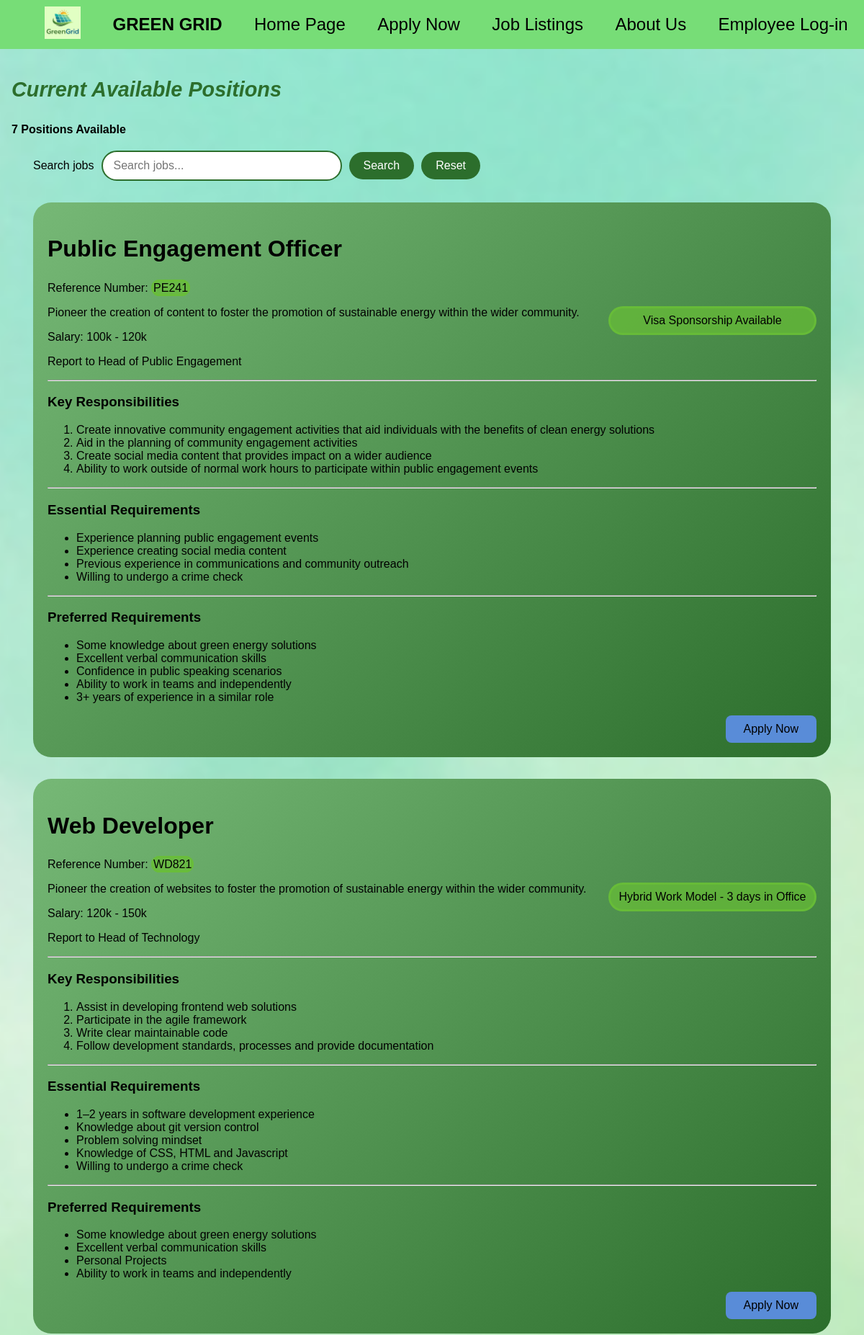
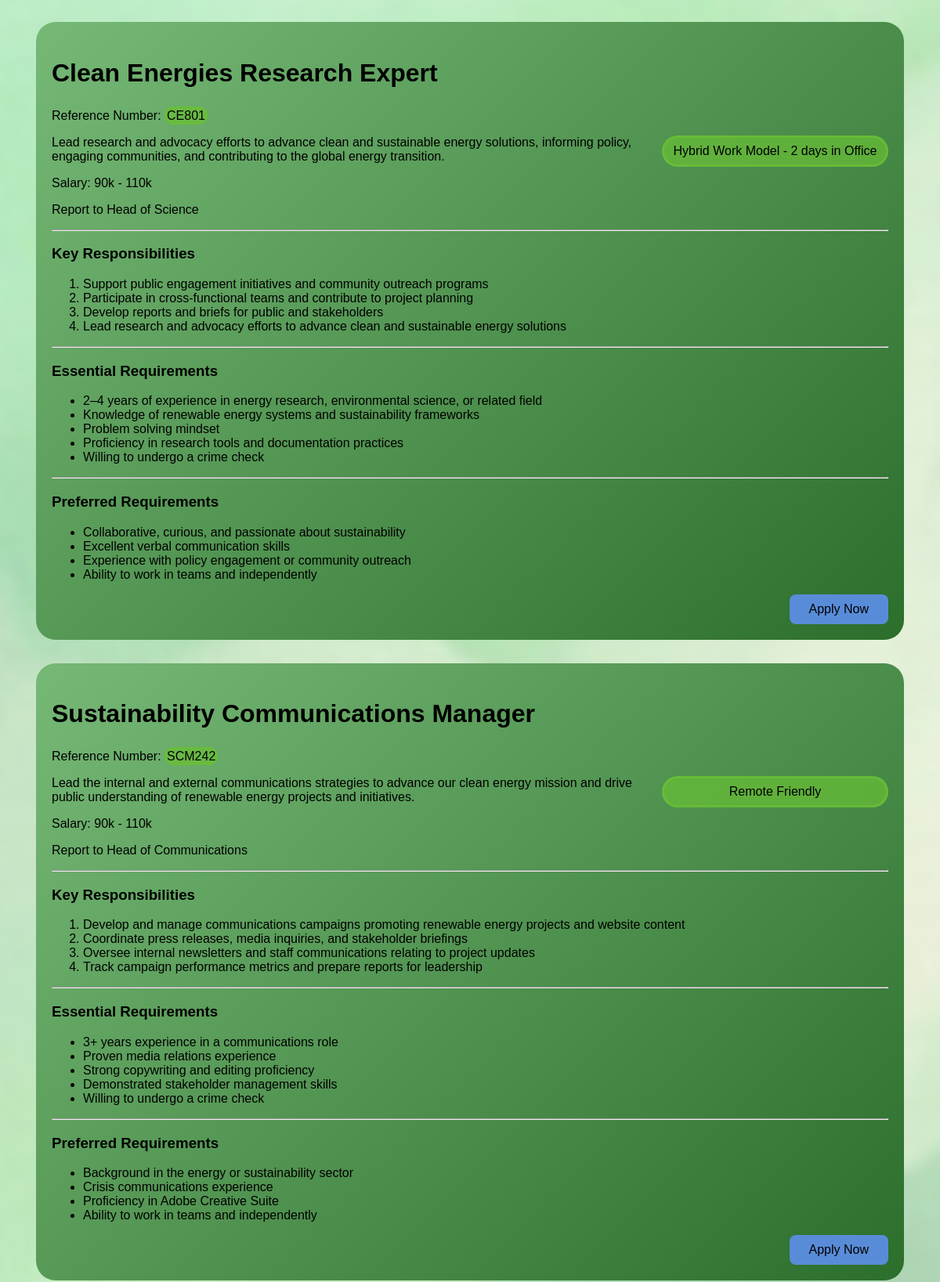
/jobs.php (upper part), run on the app's committed database (2 pictures, top to bottom).
### tables this page shows
CREATE TABLE `jobs` (
  `id` int(11) NOT NULL,
  `title` varchar(255) NOT NULL,
  `reference_num` varchar(50) NOT NULL,
  `badge` varchar(255) DEFAULT NULL,
  `description` text DEFAULT NULL,
  `salary` varchar(100) DEFAULT NULL,
  `reports_to` varchar(255) DEFAULT NULL,
  `responsibilities` text DEFAULT NULL,
  `essential_requirements` text DEFAULT NULL,
  `preferred_requirements` text DEFAULT NULL
);

### jobs.php (the view, shortened to what this page needs)
<?php
require_once "settings.php";
$conn = @mysqli_connect($host, $user, $pwd, $sql_db);
if(!empty($_GET['search'])) {
    $search = "%" . $_GET['search'] . "%";
    $stmt = mysqli_prepare($conn, "SELECT * FROM jobs WHERE title LIKE ? OR reference_num LIKE ?");
    mysqli_stmt_bind_param($stmt, "ss", $search, $search);
    mysqli_stmt_execute($stmt);
    $result = mysqli_stmt_get_result($stmt);
} else {
    $result = mysqli_query($conn, "SELECT * FROM jobs");
}
$job_count = mysqli_num_rows($result);
?>
<?php include 'header.inc'; ?>
<main>
  <h2 style="font-size: 1.8rem; color: #2c6e2c; font-style: italic; padding-bottom: 6px;">Current Available Positions</h2>
  <div class="job_count">
    <strong><?php echo $job_count; ?> Position<?php echo $job_count !== 1 ? 's' : ''; ?> Available</strong>
  </div>
  <form method="GET" action="jobs.php" class="search_bar">
    <label for="search" > Search jobs</label>
    <input type="text" id="search" name="search" placeholder="Search jobs..." list="search-suggestions">
    <button type="submit">Search</button>
    <a href="jobs.php"><button type="button">Reset</button></a>
  </form>
  <?php if (mysqli_num_rows($result) === 0): ?>
    <p>No jobs found matching your search.</p>
  <?php else: ?>
  <?php while ($row = mysqli_fetch_assoc($result)) { ?>
    <article class="jobs_article">
      <h2><?php echo htmlspecialchars($row['title']); ?></h2>
      <p>Reference Number: <span class="RefNum"><?php echo htmlspecialchars($row['reference_num']); ?></span></p>
      <span class="badge"><?php echo htmlspecialchars($row['badge']); ?></span>
      <p><?php echo htmlspecialchars($row['description']); ?></p>
      <p>Salary: <?php echo htmlspecialchars($row['salary']); ?></p>
      <p>Report to <?php echo htmlspecialchars($row['reports_to']); ?></p>
      <hr>
      <section>
        <h3>Key Responsibilities</h3>
        <ol>
          <?php foreach (explode('|', $row['responsibilities']) as $item) { ?>
            <li><?php echo htmlspecialchars($item); ?></li>
          <?php } ?>
        </ol>
      </section>
      <hr>
      <section>
        <h3>Essential Requirements</h3>
        <ul>
          <?php foreach (explode('|', $row['essential_requirements']) as $item) { ?>
            <li><?php echo htmlspecialchars($item); ?></li>
          <?php } ?>
        </ul>
      </section>
      <hr>
      <section>
        <h3>Preferred Requirements</h3>
        <ul>
          <?php foreach (explode('|', $row['preferred_requirements']) as $item) { ?>
            <li><?php echo htmlspecialchars($item); ?></li>
          <?php } ?>
        </ul>
      </section>
      <a href="apply.php" class="apply_button">Apply Now</a>
    </article>
  <?php } ?>
  <?php endif; ?>
</main>
<?php include 'footer.inc'; ?>

### styles/style.css (style rules this page uses)
* { font-family: Arial, Helvetica, sans-serif; }
body { background-image: url('images/background_graphic.jpg'); background-position: center; background-size: cover; background-repeat: no-repeat; background-attachment: fixed; margin: 0px; padding: 0px; }
main { margin: 8px; padding: 8px; }
main, footer { animation: moveDown 1s ease, fadeIn 0.8s ease; }
.badge { float: right; text-align: center; width: 25%; margin: 0 0 1rem 1rem; padding: 0.5em; border:solid#69c037b4; border-radius: 25px; background-color: #69c037b4; }
.RefNum { border:solid #69c037b4; border-radius: 25px; background-color: #69c037b4; }
.apply_button { display: block; background-color: #598cd8; color: rgb(0, 0, 0); padding: 10px 25px; border: none; border-radius: 8px; font-size: 1rem; cursor: pointer; width: fit-content; margin-left: auto; text-decoration: none; }
.jobs_article { background: linear-gradient(135deg, #76b876, #2c6e2c); transition: transform 0.2s ease; }
.search_bar { display: flex; align-items: center; gap: 10px; margin: 20px 30px; }
.search_bar input[type="text"] { padding: 10px 15px; border: 2px solid #2c6e2c; border-radius: 25px; font-size: 1rem; width: 300px; outline: none; }
.search_bar button { padding: 10px 20px; background: #2c6e2c; color: white; border: none; border-radius: 25px; font-size: 1rem; cursor: pointer; }
.search_bar a button { background: #2c6e2c; }

### jobs.php (style rules this page uses)
article { background-color: #559455; padding: 20px; margin: 30px; border-radius: 25px; }
article h2 { font-size: 2rem; }

### data on the page
jobs: title "Public Engagement Officer", reference_num "PE241", badge "Visa Sponsorship Available", description "Pioneer the creation of content to foster the promotion of sustainable energy within the wider community.", salary "100k - 120k", reports_to "Head of Public Engagement", responsibilities "Create innovative community engagement activities that aid individuals with the benefits of clean energy solutions", responsibilities "Aid in the planning of community engagement activities", responsibilities "Create social media content that provides impact on a wider audience", responsibilities "Ability to work outside of normal work hours to participate within public engagement events", essential_requirements "Experience planning public engagement events", essential_requirements "Experience creating social media content", essential_requirements "Previous experience in communications and community outreach", essential_requirements "Willing to undergo a crime check", preferred_requirements "Some knowledge about green energy solutions", preferred_requirements "Excellent verbal communication skills", preferred_requirements "Confidence in public speaking scenarios", preferred_requirements "Ability to work in teams and independently", preferred_requirements "3+ years of experience in a similar role"
jobs: title "Web Developer", reference_num "WD821", badge "Hybrid Work Model - 3 days in Office", description "Pioneer the creation of websites to foster the promotion of sustainable energy within the wider community.", salary "120k - 150k", reports_to "Head of Technology", responsibilities "Assist in developing frontend web solutions", responsibilities "Participate in the agile framework", responsibilities "Write clear maintainable code", responsibilities "Follow development standards, processes and provide documentation", essential_requirements "1–2 years in software development experience", essential_requirements "Knowledge about git version control", essential_requirements "Problem solving mindset", essential_requirements "Knowledge of CSS, HTML and Javascript", essential_requirements "Willing to undergo a crime check", preferred_requirements "Some knowledge about green energy solutions", preferred_requirements "Excellent verbal communication skills", preferred_requirements "Personal Projects", preferred_requirements "Ability to work in teams and independently"
jobs: title "Clean Energies Research Expert", reference_num "CE801", badge "Hybrid Work Model - 2 days in Office", description "Lead research and advocacy efforts to advance clean and sustainable energy solutions, informing policy, engaging communities, and contributing to the global energy transition.", salary "90k - 110k", reports_to "Head of Science", responsibilities "Support public engagement initiatives and community outreach programs", responsibilities "Participate in cross-functional teams and contribute to project planning", responsibilities "Develop reports and briefs for public and stakeholders", responsibilities "Lead research and advocacy efforts to advance clean and sustainable energy solutions", essential_requirements "2–4 years of experience in energy research, environmental science, or related field", essential_requirements "Knowledge of renewable energy systems and sustainability frameworks", essential_requirements "Problem solving mindset", essential_requirements "Proficiency in research tools and documentation practices", essential_requirements "Willing to undergo a crime check", preferred_requirements "Collaborative, curious, and passionate about sustainability", preferred_requirements "Excellent verbal communication skills", preferred_requirements "Experience with policy engagement or community outreach", preferred_requirements "Ability to work in teams and independently"
jobs: title "Sustainability Communications Manager", reference_num "SCM242", badge "Remote Friendly", description "Lead the internal and external communications strategies to advance our clean energy mission and drive public understanding of renewable energy projects and initiatives.", salary "90k - 110k", reports_to "Head of Communications", responsibilities "Develop and manage communications campaigns promoting renewable energy projects and website content", responsibilities "Coordinate press releases, media inquiries, and stakeholder briefings", responsibilities "Oversee internal newsletters and staff communications relating to project updates", responsibilities "Track campaign performance metrics and prepare reports for leadership", essential_requirements "3+ years experience in a communications role", essential_requirements "Proven media relations experience", essential_requirements "Strong copywriting and editing proficiency", essential_requirements "Demonstrated stakeholder management skills", essential_requirements "Willing to undergo a crime check", preferred_requirements "Background in the energy or sustainability sector", preferred_requirements "Crisis communications experience", preferred_requirements "Proficiency in Adobe Creative Suite", preferred_requirements "Ability to work in teams and independently"

### other printed values
$job_count "7"
